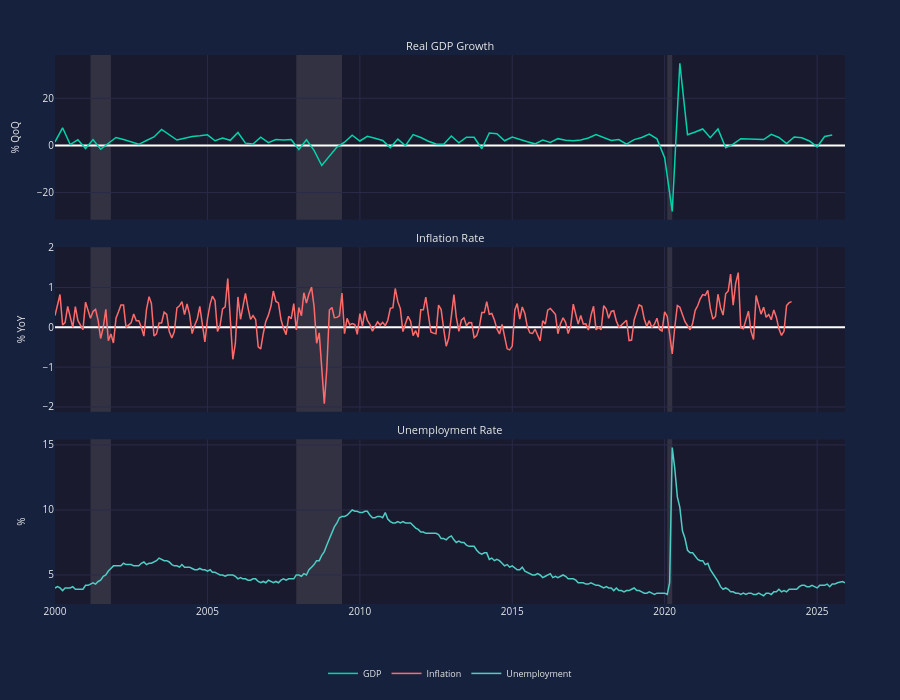

Here is the notebook cell this chart was saved with:
### Markdown cell above
## 2. Multi-Chart Layout

A dashboard with three synchronized charts showing GDP, Inflation, and Unemployment.

### Code cell
# Multi-chart layout with real economic data
gdp_chart = EconChart(
    Data(x=gdp_dates, y=gdp_values, name='GDP', color='teal'),
    title='Real GDP Growth',
    y_label='% QoQ',
    horizontal_line=0,
)

inflation_chart = EconChart(
    Data(x=inf_dates, y=inf_values, name='Inflation', color='coral'),
    title='Inflation Rate',
    y_label='% YoY',
    horizontal_line=2.0,  # Fed's 2% inflation target
)

unemployment_chart = EconChart(
    Data(x=unemp_dates, y=unemp_values, name='Unemployment', color='sky'),
    title='Unemployment Rate',
    y_label='%',
)

board = EconBoard(
    gdp_chart, inflation_chart, unemployment_chart,
    height=700,
    legend='bottom',
    crosshair=True,
)
board.show()

### Figure 1 — Plotly figure (JSON) as saved in the notebook; plotly's stock layout.template omitted (floating-point values rounded to 4 significant figures; data arrays with more than 128 entries replaced by an {"elided": "..."} marker saying what was removed)
{"data": [{"line": {"color": "#00d4aa", "width": 1.5}, "name": "GDP", "showlegend": true, "type": "scatter", "visible": true, "x": ["2000-01-01T00:00:00", "2000-04-01T00:00:00", "2000-07-01T00:00:00", "2000-10-01T00:00:00", "2001-01-01T00:00:00", "2001-04-01T00:00:00", "2001-07-01T00:00:00", "2001-10-01T00:00:00", "2002-01-01T00:00:00", "2002-04-01T00:00:00", "2002-07-01T00:00:00", "2002-10-01T00:00:00", "2003-01-01T00:00:00", "2003-04-01T00:00:00", "2003-07-01T00:00:00", "2003-10-01T00:00:00", "2004-01-01T00:00:00", "2004-04-01T00:00:00", "2004-07-01T00:00:00", "2004-10-01T00:00:00", "2005-01-01T00:00:00", "2005-04-01T00:00:00", "2005-07-01T00:00:00", "2005-10-01T00:00:00", "2006-01-01T00:00:00", "2006-04-01T00:00:00", "2006-07-01T00:00:00", "2006-10-01T00:00:00", "2007-01-01T00:00:00", "2007-04-01T00:00:00", "2007-07-01T00:00:00", "2007-10-01T00:00:00", "2008-01-01T00:00:00", "2008-04-01T00:00:00", "2008-07-01T00:00:00", "2008-10-01T00:00:00", "2009-01-01T00:00:00", "2009-04-01T00:00:00", "2009-07-01T00:00:00", "2009-10-01T00:00:00", "2010-01-01T00:00:00", "2010-04-01T00:00:00", "2010-07-01T00:00:00", "2010-10-01T00:00:00", "2011-01-01T00:00:00", "2011-04-01T00:00:00", "2011-07-01T00:00:00", "2011-10-01T00:00:00", "2012-01-01T00:00:00", "2012-04-01T00:00:00", "2012-07-01T00:00:00", "2012-10-01T00:00:00", "2013-01-01T00:00:00", "2013-04-01T00:00:00", "2013-07-01T00:00:00", "2013-10-01T00:00:00", "2014-01-01T00:00:00", "2014-04-01T00:00:00", "2014-07-01T00:00:00", "2014-10-01T00:00:00", "2015-01-01T00:00:00", "2015-04-01T00:00:00", "2015-07-01T00:00:00", "2015-10-01T00:00:00", "2016-01-01T00:00:00", "2016-04-01T00:00:00", "2016-07-01T00:00:00", "2016-10-01T00:00:00", "2017-01-01T00:00:00", "2017-04-01T00:00:00", "2017-07-01T00:00:00", "2017-10-01T00:00:00", "2018-01-01T00:00:00", "2018-04-01T00:00:00", "2018-07-01T00:00:00", "2018-10-01T00:00:00", "2019-01-01T00:00:00", "2019-04-01T00:00:00", "2019-07-01T00:00:00", "2019-10-01T00:00:00", "2020-01-01T00:00:00", "2020-04-01T00:00:00", "2020-07-01T00:00:00", "2020-10-01T00:00:00", "2021-01-01T00:00:00", "2021-04-01T00:00:00", "2021-07-01T00:00:00", "2021-10-01T00:00:00", "2022-01-01T00:00:00", "2022-04-01T00:00:00", "2022-07-01T00:00:00", "2022-10-01T00:00:00", "2023-01-01T00:00:00", "2023-04-01T00:00:00", "2023-07-01T00:00:00", "2023-10-01T00:00:00", "2024-01-01T00:00:00", "2024-04-01T00:00:00", "2024-07-01T00:00:00", "2024-10-01T00:00:00", "2025-01-01T00:00:00", "2025-04-01T00:00:00", "2025-07-01T00:00:00"], "xaxis": "x3", "y": [1.5, 7.5, 0.4, 2.4, -1.3, 2.5, -1.6, 1.1, 3.4, 2.5, 1.6, 0.5, 2.1, 3.6, 6.8, 4.7, 2.3, 3.1, 3.8, 4.1, 4.5, 2, 3.2, 2.2, 5.5, 1, 0.6, 3.5, 1.2, 2.5, 2.3, 2.5, -1.7, 2.4, -2.1, -8.5, -4.5, -0.7, 1.4, 4.4, 1.9, 3.9, 3.1, 2.1, -0.9, 2.7, -0.1, 4.6, 3.4, 1.8, 0.6, 0.5, 4, 1.1, 3.5, 3.5, -1.4, 5.3, 5, 2, 3.6, 2.5, 1.6, 0.7, 2.3, 1.3, 2.9, 2.2, 2, 2.3, 3.2, 4.6, 3.3, 2.1, 2.5, 0.6, 2.5, 3.4, 4.8, 2.8, -5.2, -28, 34.9, 4.6, 5.7, 7, 3.3, 7, -1, 0.6, 2.9, 2.8, 2.9, 2.5, 4.7, 3.4, 0.8, 3.6, 3.3, 1.9, -0.6, 3.8, 4.4], "yaxis": "y"}, {"line": {"color": "#ff6b6b", "width": 1.5}, "name": "Inflation", "showlegend": true, "type": "scatter", "visible": true, "x": {"elided": "291 str values"}, "xaxis": "x3", "y": {"elided": "291 float values"}, "yaxis": "y2"}, {"line": {"color": "#4ecdc4", "width": 1.5}, "name": "Unemployment", "showlegend": true, "type": "scatter", "visible": true, "x": {"elided": "311 str values"}, "xaxis": "x3", "y": {"elided": "311 float values"}, "yaxis": "y3"}, {"hoverinfo": "skip", "marker": {"opacity": 0}, "mode": "markers", "showlegend": false, "type": "scatter", "x": ["2000-01-01T00:00:00", "2025-12-01T00:00:00"], "xaxis": "x3", "y": [0, 0], "yaxis": "y"}, {"hoverinfo": "skip", "marker": {"opacity": 0}, "mode": "markers", "showlegend": false, "type": "scatter", "x": ["2000-01-01T00:00:00", "2025-12-01T00:00:00"], "xaxis": "x3", "y": [0, 0], "yaxis": "y2"}], "layout": {"annotations": [{"font": {"color": "#e8e8e8", "size": 11}, "showarrow": false, "text": "Real GDP Growth", "x": 0.5, "xanchor": "center", "xref": "paper", "y": 1, "yanchor": "bottom", "yref": "paper"}, {"font": {"color": "#e8e8e8", "size": 11}, "showarrow": false, "text": "Inflation Rate", "x": 0.5, "xanchor": "center", "xref": "paper", "y": 0.65, "yanchor": "bottom", "yref": "paper"}, {"font": {"color": "#e8e8e8", "size": 11}, "showarrow": false, "text": "Unemployment Rate", "x": 0.5, "xanchor": "center", "xref": "paper", "y": 0.3, "yanchor": "bottom", "yref": "paper"}], "font": {"color": "#e8e8e8", "size": 10}, "height": 700, "hoverlabel": {"bgcolor": "#16213e", "font": {"color": "#e8e8e8", "size": 11}}, "hovermode": "x unified", "legend": {"bgcolor": "rgba(0,0,0,0)", "font": {"color": "#e8e8e8", "size": 9}, "orientation": "h", "x": 0.5, "xanchor": "center", "y": -0.1, "yanchor": "top"}, "margin": {"b": 35, "l": 55, "r": 55, "t": 55}, "paper_bgcolor": "#16213e", "plot_bgcolor": "#1a1a2e", "shapes": [{"line": {"color": "rgba(255, 255, 255, 0.3)", "dash": "dash", "width": 1}, "type": "line", "x0": 0, "x1": 1, "xref": "x3", "y0": 0, "y1": 0, "yref": "y"}, {"line": {"color": "rgba(255, 255, 255, 0.3)", "dash": "dash", "width": 1}, "type": "line", "x0": 0, "x1": 1, "xref": "x3", "y0": 2, "y1": 2, "yref": "y2"}, {"fillcolor": "#b8b8b8", "layer": "below", "line": {"width": 0}, "opacity": 0.15, "type": "rect", "x0": "2001-03-01T00:00:00", "x1": "2001-11-01T00:00:00", "xref": "x3", "y0": 0, "y1": 1, "yref": "y domain"}, {"fillcolor": "#b8b8b8", "layer": "below", "line": {"width": 0}, "opacity": 0.15, "type": "rect", "x0": "2001-03-01T00:00:00", "x1": "2001-11-01T00:00:00", "xref": "x3", "y0": 0, "y1": 1, "yref": "y2 domain"}, {"fillcolor": "#b8b8b8", "layer": "below", "line": {"width": 0}, "opacity": 0.15, "type": "rect", "x0": "2001-03-01T00:00:00", "x1": "2001-11-01T00:00:00", "xref": "x3", "y0": 0, "y1": 1, "yref": "y3 domain"}, {"fillcolor": "#b8b8b8", "layer": "below", "line": {"width": 0}, "opacity": 0.15, "type": "rect", "x0": "2007-12-01T00:00:00", "x1": "2009-06-01T00:00:00", "xref": "x3", "y0": 0, "y1": 1, "yref": "y domain"}, {"fillcolor": "#b8b8b8", "layer": "below", "line": {"width": 0}, "opacity": 0.15, "type": "rect", "x0": "2007-12-01T00:00:00", "x1": "2009-06-01T00:00:00", "xref": "x3", "y0": 0, "y1": 1, "yref": "y2 domain"}, {"fillcolor": "#b8b8b8", "layer": "below", "line": {"width": 0}, "opacity": 0.15, "type": "rect", "x0": "2007-12-01T00:00:00", "x1": "2009-06-01T00:00:00", "xref": "x3", "y0": 0, "y1": 1, "yref": "y3 domain"}, {"fillcolor": "#b8b8b8", "layer": "below", "line": {"width": 0}, "opacity": 0.15, "type": "rect", "x0": "2020-02-01T00:00:00", "x1": "2020-04-01T00:00:00", "xref": "x3", "y0": 0, "y1": 1, "yref": "y domain"}, {"fillcolor": "#b8b8b8", "layer": "below", "line": {"width": 0}, "opacity": 0.15, "type": "rect", "x0": "2020-02-01T00:00:00", "x1": "2020-04-01T00:00:00", "xref": "x3", "y0": 0, "y1": 1, "yref": "y2 domain"}, {"fillcolor": "#b8b8b8", "layer": "below", "line": {"width": 0}, "opacity": 0.15, "type": "rect", "x0": "2020-02-01T00:00:00", "x1": "2020-04-01T00:00:00", "xref": "x3", "y0": 0, "y1": 1, "yref": "y3 domain"}], "xaxis": {"anchor": "y", "domain": [0, 1], "gridcolor": "#2a2a4a", "matches": "x3", "range": ["2000-01-01T00:00:00", "2025-12-01T00:00:00"], "showspikes": true, "showticklabels": false, "spikecolor": "rgba(255, 255, 255, 0.5)", "spikedash": "dot", "spikemode": "across", "spikesnap": "cursor", "spikethickness": 1}, "xaxis2": {"anchor": "y2", "domain": [0, 1], "gridcolor": "#2a2a4a", "matches": "x3", "range": ["2000-01-01T00:00:00", "2025-12-01T00:00:00"], "showspikes": true, "showticklabels": false, "spikecolor": "rgba(255, 255, 255, 0.5)", "spikedash": "dot", "spikemode": "across", "spikesnap": "cursor", "spikethickness": 1}, "xaxis3": {"anchor": "y3", "domain": [0, 1], "gridcolor": "#2a2a4a", "range": ["2000-01-01T00:00:00", "2025-12-01T00:00:00"], "showspikes": true, "spikecolor": "rgba(255, 255, 255, 0.5)", "spikedash": "dot", "spikemode": "across", "spikesnap": "cursor", "spikethickness": 1}, "yaxis": {"anchor": "x", "domain": [0.7, 1], "gridcolor": "#2a2a4a", "title": {"font": {"color": "#e8e8e8", "size": 10}, "text": "% QoQ"}, "type": "linear"}, "yaxis2": {"anchor": "x2", "domain": [0.35, 0.65], "gridcolor": "#2a2a4a", "title": {"font": {"color": "#e8e8e8", "size": 10}, "text": "% YoY"}, "type": "linear"}, "yaxis3": {"anchor": "x3", "domain": [0, 0.3], "gridcolor": "#2a2a4a", "title": {"font": {"color": "#e8e8e8", "size": 10}, "text": "%"}, "type": "linear"}}}
